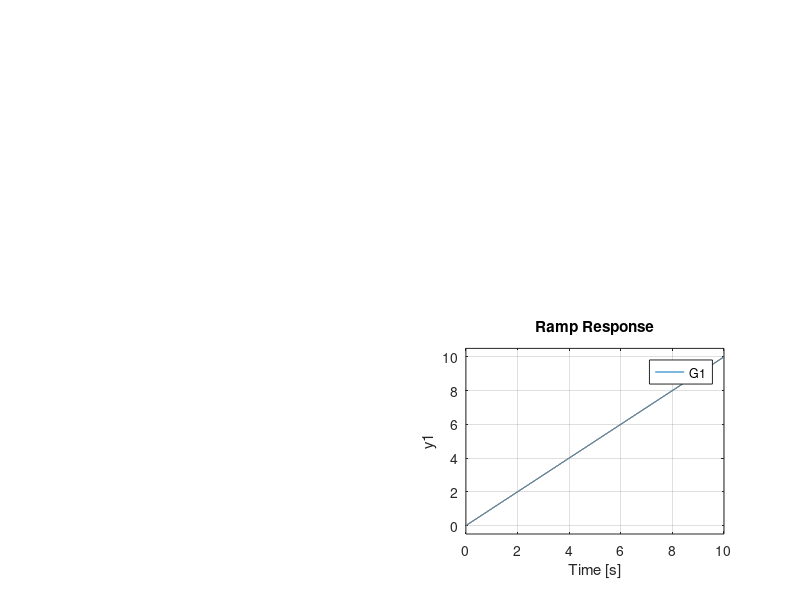

Write MATLAB code to recreate this figure.
clc; clear all; close all;
R = 10^3;
L = 10^3;
c = 10^(-6);

Ng1 = [1];
Dg1 = [L*c R*c 1];
G1 = tf(Ng1, Dg1);

p = pole(G1)
z = zero(G1)

subplot(2,2,1);
pzmap(G1);

subplot(2,2,2);
impulse(G1);

subplot(2,2,3);
step(G1);

subplot(2,2,4);
t = 0:0.1:10;
r = t;
lsim(G1, r, t);
title('Ramp Response');
